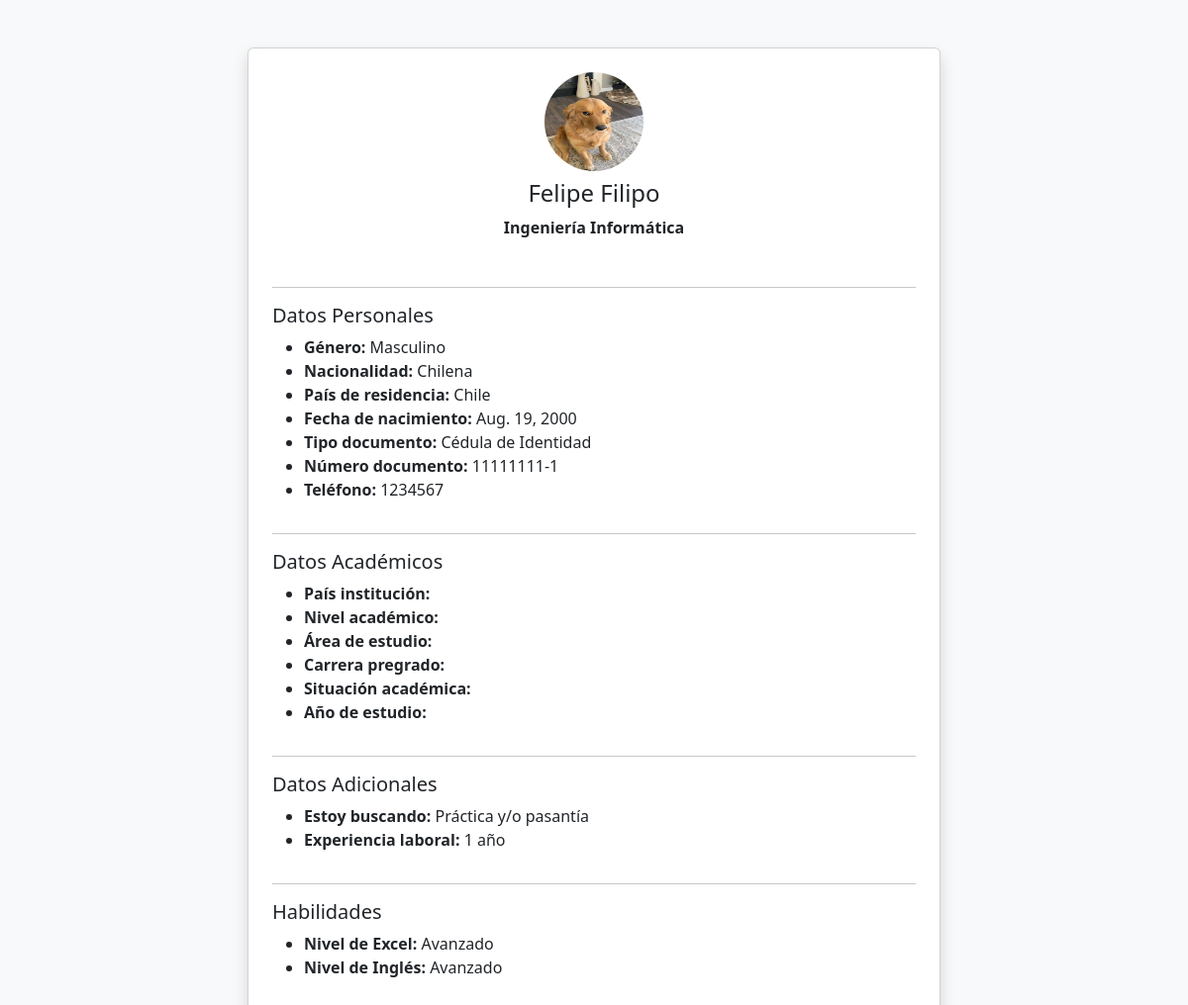
Before: /perfil/resumen/3/ (signed in) with the older database file.
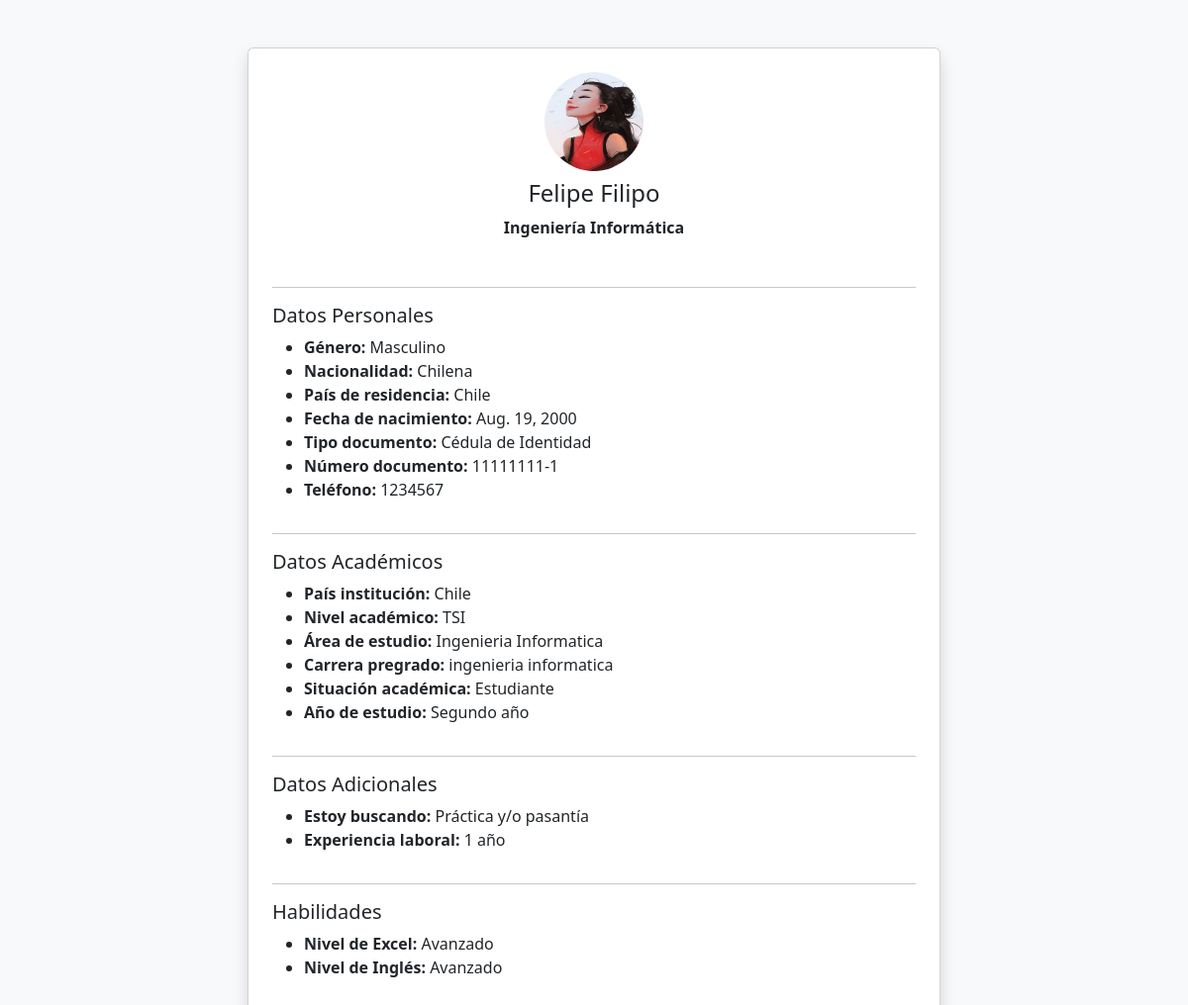
After: the same page with the newer database file.
### core/models.py (models this page shows)
class Perfil(models.Model):
    user = models.OneToOneField(User, on_delete=models.CASCADE)
    foto = models.ImageField(upload_to='fotos_perfil/', null=True, blank=True)
    nombres = models.CharField(max_length=100)
    apellidos = models.CharField(max_length=100)
    nacionalidad = models.CharField(max_length=100, blank=True)
    pais_residencia = models.CharField(max_length=100, blank=True)
    fecha_nacimiento = models.DateField(null=True, blank=True)
    TIPO_DOCUMENTO = [
        ('CI', 'Cédula de Identidad'),
        ('PAS', 'Pasaporte'),
    ]
    tipo_documento = models.CharField(max_length=3, choices=TIPO_DOCUMENTO, blank=True)
    numero_documento = models.CharField(max_length=50, blank=True)
    GENERO_CHOICES = [
        ('M', 'Masculino'),
        ('F', 'Femenino'),
        ('O', 'Otro'),
    ]
    genero = models.CharField(max_length=1, choices=GENERO_CHOICES, blank=True)
    telefono = models.CharField(max_length=20, blank=True)
    carrera = models.CharField(max_length=150, blank=True)
    curriculum_pdf = models.FileField(upload_to='cv/', null=True, blank=True)
    pais_institucion = models.CharField(max_length=100, blank=True)
    nivel_academico = models.CharField(max_length=50, blank=True)
    area_estudio = models.CharField(max_length=100, blank=True)
    carrera_pregrado = models.CharField(max_length=150, blank=True)
    SITUACION_ACADEMICA_CHOICES = [
        ('estudiante', 'Estudiante'),
        ('egresado', 'Egresado'),
        ('titulado', 'Titulado'),
    ]
    situacion_academica = models.CharField(max_length=20, choices=SITUACION_ACADEMICA_CHOICES, blank=True)
    ANIO_ESTUDIO_CHOICES = [
        ('1', 'Primer año'),
        ('2', 'Segundo año'),
        ('3', 'Tercer año'),
        ('4', 'Cuarto año'),
        ('5', 'Quinto año'),
    ]
    anio_estudio = models.CharField(max_length=2, choices=ANIO_ESTUDIO_CHOICES, blank=True)
    ESTOY_BUSCANDO_CHOICES = [
        ('practica', 'Práctica y/o pasantía'),
        ('trabajo', 'Trabajo'),
    ]
    estoy_buscando = models.CharField(max_length=20, choices=ESTOY_BUSCANDO_CHOICES, blank=True)
    EXPERIENCIA_CHOICES = [
        ('sin_exp', 'Sin experiencia'),
        ('1_ano', '1 año'),
        ('2_anos', '2 años'),
    ]
    experiencia_laboral = models.CharField(max_length=20, choices=EXPERIENCIA_CHOICES, blank=True)
    NIVEL_CHOICES = [
        ('basico', 'Básico'),
        ('medio', 'Medio'),
        ('avanzado', 'Avanzado'),
        ('experto', 'Experto'),
    ]
    NIVEL_INGLES_CHOICES = [
        ('basico', 'Básico'),
        ('medio', 'Medio'),
        ('avanzado', 'Avanzado'),
        ('nativo', 'Nativo'),
    ]
    nivel_excel = models.CharField(max_length=10, choices=NIVEL_CHOICES, blank=True)
    nivel_ingles = models.CharField(max_length=10, choices=NIVEL_INGLES_CHOICES, blank=True)
    areas_interes = models.ManyToManyField(AreaInteres, blank=True)

### core/views.py (the view)
# urls.py: path('perfil/resumen/<int:user_id>/', views.resumen_perfil_usuario, name='resumen_perfil_usuario'),
@user_passes_test(es_admin)
def resumen_perfil_usuario(request, user_id):
    user = get_object_or_404(User, id=user_id)
    perfil = get_object_or_404(Perfil, user=user)
    html = render_to_string('partials/resumen_perfil_usuario.html', {
        'usuario': user,
        'perfil': perfil
    }, request=request)
    return HttpResponse(html)

### core/context_processors.py (called while the page is built)
def notificaciones_context(request):
    if request.user.is_authenticated:
        notificaciones = Notificacion.objects.filter(usuario=request.user).order_by('-id')
        notificaciones_sin_leer = notificaciones.filter(leida=False)
    else:
        notificaciones = []
        notificaciones_sin_leer = []
    return {
        'notificaciones': notificaciones,
        'notificaciones_sin_leer': notificaciones_sin_leer
    }

### core/views.py (called while the page is built)
def es_admin(user):
    return user.is_authenticated and user.is_staff

### core/templates/partials/resumen_perfil_usuario.html (shortened to what this page needs)
{% load static %}
<!DOCTYPE html>
<html lang="es">
<head>
    <link href="https://cdn.jsdelivr.net/npm/bootstrap@5.3.3/dist/css/bootstrap.min.css" rel="stylesheet">
</head>
<body style="background-color: #f8f9fa;">
<div class="container d-flex justify-content-center my-5">
  <div class="card shadow p-4 w-100" style="max-width: 700px;">
    <div class="text-center mb-3">
        {% if perfil.foto %}
            <img src="{{ perfil.foto.url }}" class="rounded-circle mb-2" width="100" height="100">
        {% else %}
            <img src="{% static 'img/avatar-default.png' %}" class="rounded-circle mb-2" width="100" height="100">
        {% endif %}
        <h4>{{ perfil.nombres|capfirst }} {{ perfil.apellidos|capfirst }}</h4>
        <p><strong>{{ perfil.carrera|default:"Carrera no definida" }}</strong></p>
    </div>
    <hr>
    <h5>Datos Personales</h5>
    <ul>
        <li><strong>Género:</strong> {{ perfil.get_genero_display }}</li>
        <li><strong>Nacionalidad:</strong> {{ perfil.nacionalidad }}</li>
        <li><strong>País de residencia:</strong> {{ perfil.pais_residencia }}</li>
        <li><strong>Fecha de nacimiento:</strong> {{ perfil.fecha_nacimiento }}</li>
        <li><strong>Tipo documento:</strong> {{ perfil.get_tipo_documento_display }}</li>
        <li><strong>Número documento:</strong> {{ perfil.numero_documento }}</li>
        <li><strong>Teléfono:</strong> {{ perfil.telefono }}</li>
    </ul>
    <hr>
    <h5>Datos Académicos</h5>
    <ul>
        <li><strong>País institución:</strong> {{ perfil.pais_institucion }}</li>
        <li><strong>Nivel académico:</strong> {{ perfil.nivel_academico }}</li>
        <li><strong>Área de estudio:</strong> {{ perfil.area_estudio }}</li>
        <li><strong>Carrera pregrado:</strong> {{ perfil.carrera_pregrado }}</li>
        <li><strong>Situación académica:</strong> {{ perfil.get_situacion_academica_display }}</li>
        <li><strong>Año de estudio:</strong> {{ perfil.get_anio_estudio_display }}</li>
    </ul>
    <hr>
    <h5>Datos Adicionales</h5>
    <ul>
        <li><strong>Estoy buscando:</strong> {{ perfil.get_estoy_buscando_display }}</li>
        <li><strong>Experiencia laboral:</strong> {{ perfil.get_experiencia_laboral_display }}</li>
    </ul>
    <hr>
    <h5>Habilidades</h5>
    <ul>
        <li><strong>Nivel de Excel:</strong> {{ perfil.get_nivel_excel_display }}</li>
        <li><strong>Nivel de Inglés:</strong> {{ perfil.get_nivel_ingles_display }}</li>
    </ul>
  </div>
</div>
</body>
</html>

Changed rows visible on the page:
changed Perfil "Felipe": foto: a different picture; pais_institucion (not shown) → "Chile"; nivel_academico (not shown) → "TSI"; area_estudio (not shown) → "Ingenieria Informatica"; carrera_pregrado (not shown) → "ingenieria informatica"; situacion_academica (not shown) → "Estudiante"; anio_estudio (not shown) → "Segundo año"
